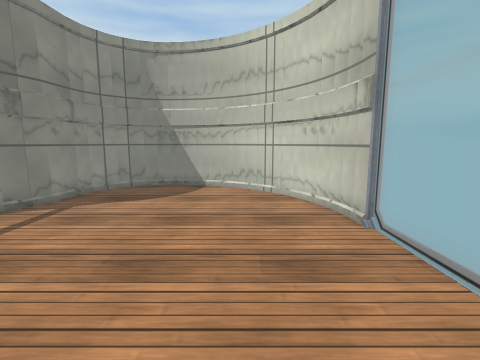
[1] (above)

12 first-person views from a walk through a scene from a Unity 3-D project. The camera is 1.2 m above the floor, tilts 8° down and sees 85° across. The floor is counted in squares, 0.5 m on a side. Each view is taken from the middle of a square. On the plan, view 1 faces up. The plan holds only what a view shows up to about 18 squares ahead; the rest is blank. Some surface patterns are stand-ins.

[2]
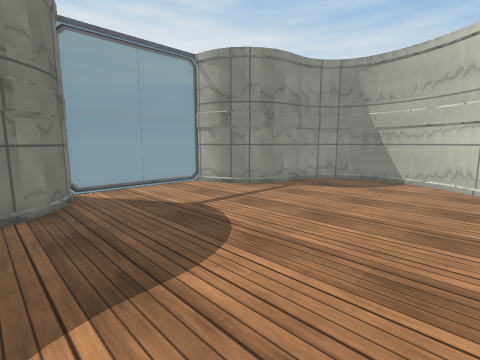

[3]
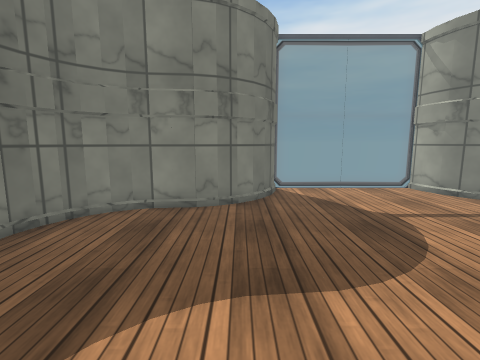

[4]
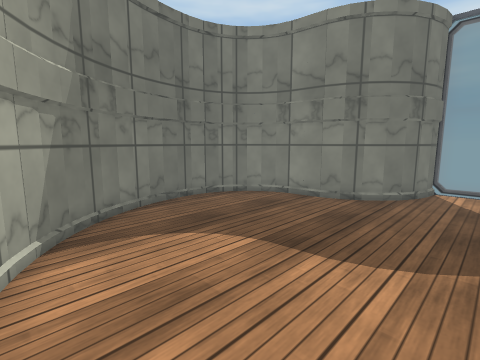

[5]
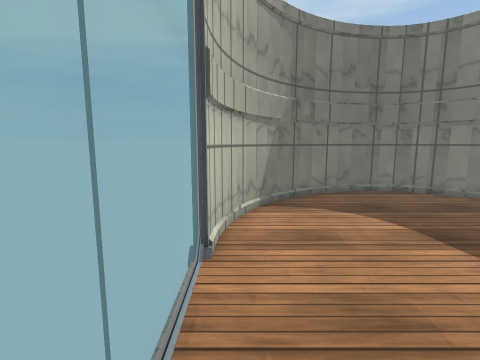

[6]
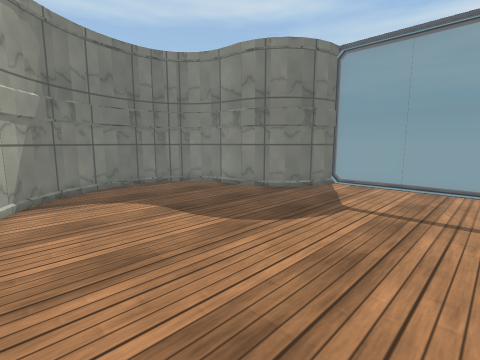

[7]
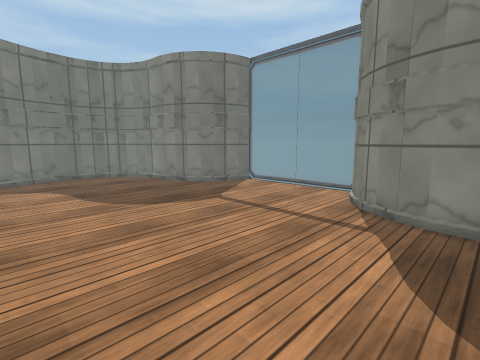

[8]
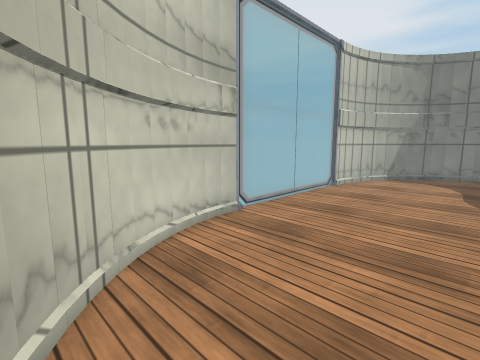

[9]
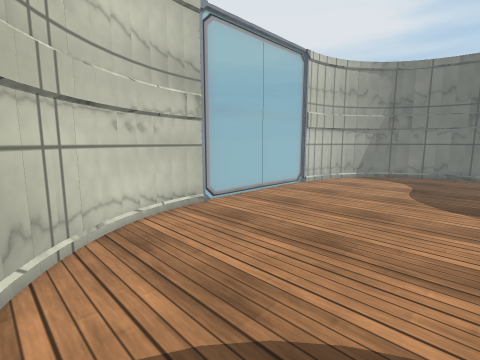

[10]
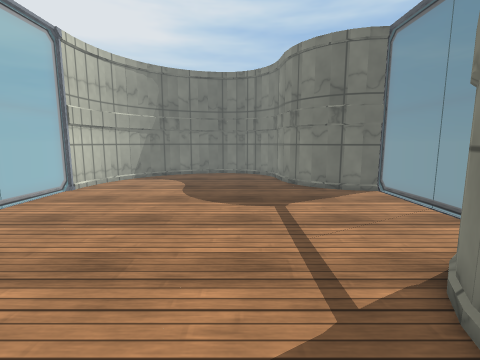

[11]
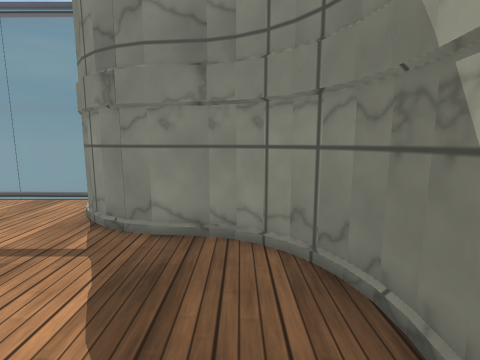

[12]
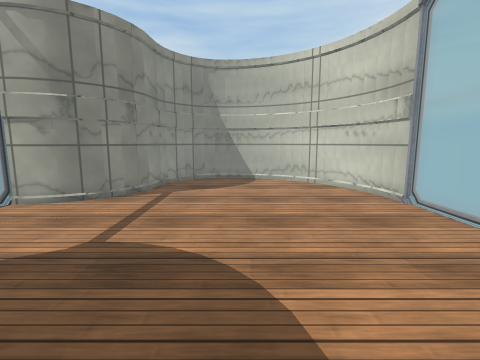

### Floor plan
Key: @ floor where view 1 was taken; # wall or solid block; . floor.
Columns run from 12 left of view 1 to 4 right of it. Each row starts with its distance up from view 1.
 15       ######
 14      ##....###
 13     ##.......##
 12     # ........##
 11     #..........#
 10     #..........#
  9    ##..........##
  8  ###............#
  7 ## .............#
  6  ...............
  5  ...............
  4 #...............
  3 #...............#
  2  ...............
  1  ...............
  0 ###.........@...#
 -1  ###............#
 -2    ##..........##
 -3     #..........#
 -4     #..........#
 -5     # ........##
 -6     ##.......##
 -7      ##....###
 -8       ######

Where each view was taken, in squares from view 1:
view 1: 0 up, 0 right, facing up
view 2: 3 down, 2 right, facing up-left
view 3: 2 down, 2 right, facing left
view 4: 2 up, 3 right, facing down-left
view 5: 5 up, 3 right, facing down
view 6: 7 up, 3 right, facing down-left
view 7: 12 up, 1 right, facing down-left
view 8: 14 up, 3 left, facing down-right
view 9: 14 up, 5 left, facing down-right
view 10: 13 up, 5 left, facing down
view 11: 13 up, 1 left, facing left
view 12: 3 down, 3 left, facing up
